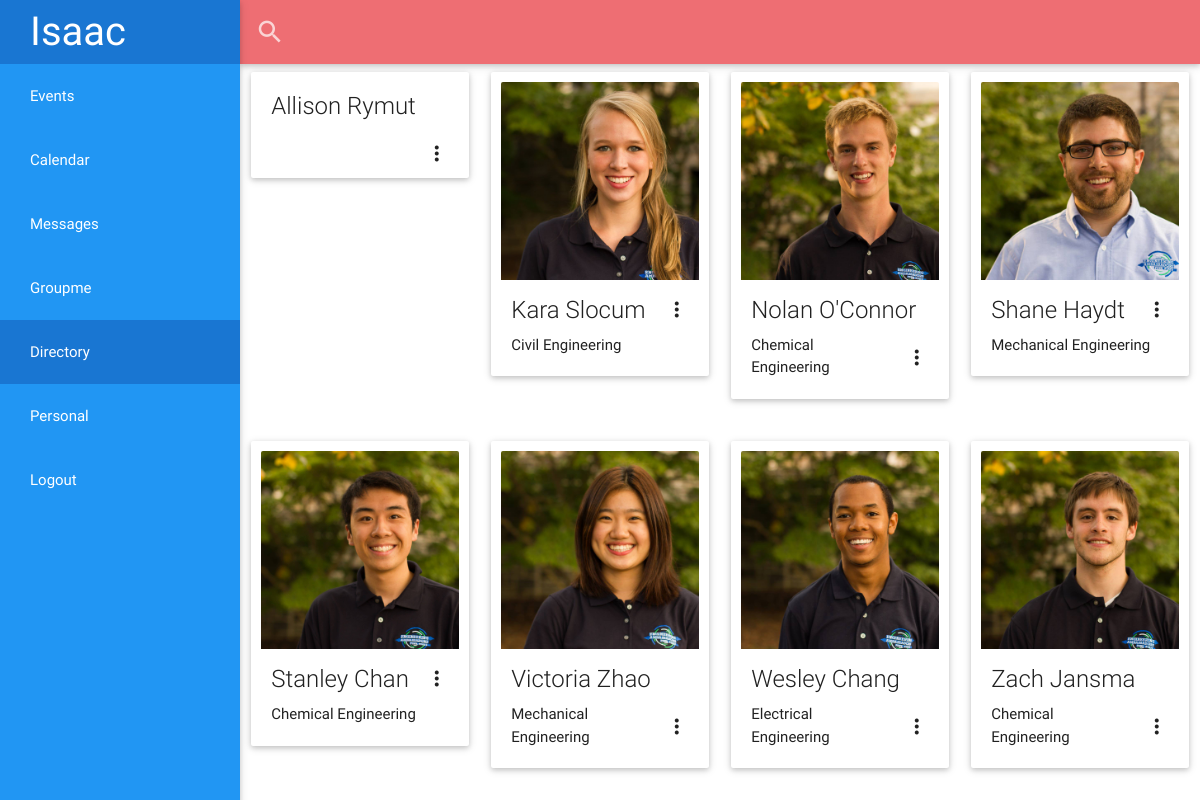
/directory/ (signed in), run on an earlier commit of the app's database.
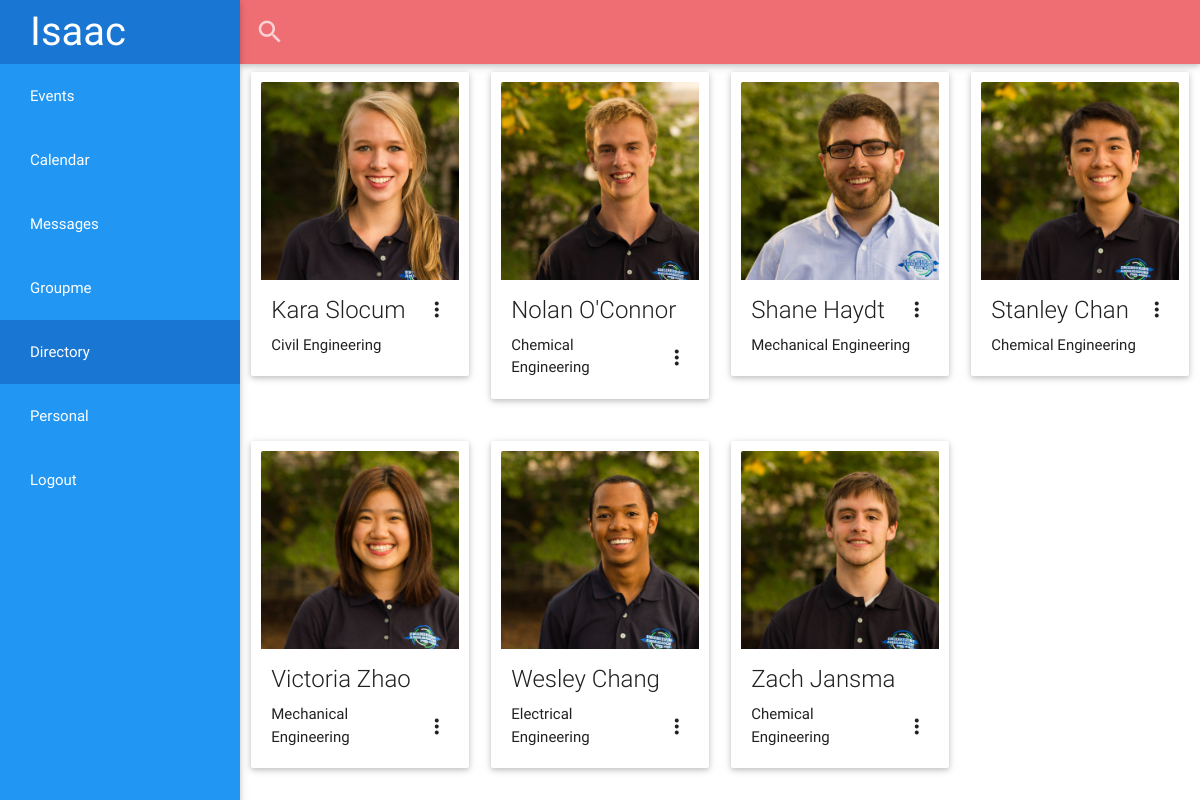
And on a later commit of the database.
### personal/models.py (models this page shows)
class EngineeringAmbassador(models.Model):
     user = models.OneToOneField(User)
     picture = models.ImageField(blank = True, upload_to = 'profile_pics/')
     rank = models.CharField(max_length = 20, blank = True, default ="Ambassador")
     aboutme = models.TextField(max_length = 500, blank = True)
     grad_semester = models.CharField(max_length = 6, blank = True, default="Spring")
     grad_year = models.CharField(max_length = 4, blank = True, default = "2015")
     fall_status = models.BooleanField(default=True)
     spring_status = models.BooleanField(default=True)
     student_id = models.PositiveIntegerField(blank = True, null=True)
     company_designation = models.CharField(max_length = 20, blank=True)
     companies_worked = models.TextField(blank = True)
     major = models.CharField(blank=True, max_length = 40)
     major_2 = models.CharField(max_length = 40, blank = True)
     minor = models.CharField(max_length = 40, blank = True)
     minor_2 = models.CharField(max_length = 40, blank = True)
     schreyer_honors = models.BooleanField(default = False)
     phone = models.CharField(max_length = 10, blank=True)
     groupme_id = models.CharField(max_length = 20, blank=True, null=True)
     def __unicode__(self):
		return self.user.first_name + ' ' + self.user.last_name

### directory/views.py (the view)
# urls.py: url(r'^directory/', include('directory.urls', namespace = 'directory')),
@login_required(login_url='/login/')
def directory(request):
    app = 'directory'
    if request.GET and 'directory_search' in request.GET:
        stylesheet = 'personal/profile.css'
        directory_search = request.GET['directory_search']
        if directory_search is not None and directory_search != '':
            ambassadors = User.objects.all()
            matching = []
            for term in directory_search.split():
                matching_ambassadors = ambassadors.filter( Q(first_name__contains = term) | Q(last_name__contains = term)).order_by('first_name')
                for matching_ambassador in matching_ambassadors:
                    matching.append(matching_ambassador)
            if not matching:
                return redirect('/directory/')
            else:
                match = get_object_or_404(User, username = matching[0])
                ambassador = get_object_or_404(EngineeringAmbassador, user = match)
                events_registered = match.event.all()
                return render(request, 'directory/ambassador_profile.html', {'stylesheet':stylesheet, 'app': app, 'ambassador':ambassador, 'events_registered':events_registered, })
        else:
            return redirect('/directory/')
    else:
        stylesheet = "directory/directory.css"
        script = "directory/directory.js"
        users = User.objects.all().order_by("first_name")
        ambassadors = []
        for user in users:
            ambassador = get_object_or_404(EngineeringAmbassador, user = user)
            ambassadors.append(ambassador)
        return render(request,'directory/directory.html',{'stylesheet':stylesheet, 'app':app,'script':script, 'ambassadors':ambassadors})

### directory/templates/directory/directory.html (shortened to what this page needs)
{% include 'header.html' %}
{% include 'directory/directory_search.html' %}
  <div id="grid">
    <div class="row">
      {% for ambassador in ambassadors %}
      <div class="col s6 l3">
          <div class="card">
          <div class="card-image waves-effect waves-block waves-light">
            {% if ambassador.picture %}
            <img class="activator" src="{{ambassador.picture.url}}">
            {% endif %}
          </div>
          <div class="card-content">
            <span class="card-title activator grey-text text-darken-4">{{ambassador}} <i class="mdi-navigation-more-vert right"></i></span>
            <p>{{ambassador.major}}</p>
          </div>
        </div>
      </div>
      {% if forloop.counter|divisibleby:"4" and not forloop.last %}
        </div><div class="row">
      {% endif %}
      {% endfor %}
   </div>
  </div>
{% include 'footer.html' %}

### templates/header.html (shortened to what this page needs)
<!DOCTYPE html>
<html lang="en">
<head>
{% load staticfiles %}
	<link rel="stylesheet" href="https://ajax.googleapis.com/ajax/libs/jqueryui/1.11.4/themes/smoothness/jquery-ui.css">
	<link rel="stylesheet" type="text/css" href="{% static 'materialize/css/materialize.css' %}"/>
	<link rel="stylesheet" type="text/css" href="{% static 'overall.css' %}"/>
	{% if stylesheet %}
	<link rel="stylesheet" type="text/css" href= "{% static stylesheet %}"/>
	{% endif %}
</head>
<body>
{% if request.user.is_authenticated %}
      <ul class="side-nav fixed blue">
      	<li class="logo"><a id="logo" href="/" class="brand-logo">Isaac</a></li>
		    <li {% if app == 'events' %} class="active" {% endif %}><a href = '{% url "events:list_events" %}'>Events</a></li>
		    <ul class="collapsible" data-collapsible="accordion">
		    	<li>
					<div class="collapsible-header {% if app == 'calendar' %} active {% endif %}"><a>Calendar</a></div>
				</li>
			</ul>
				<li {% if app == 'messages' %} class="active" {% endif %}><a href = '/bc'>Messages</a></li>
				<li {% if app == 'groupme' %} class="active" {% endif %}><a href = '/groupme'>Groupme</a></li>
				<li {% if app == 'directory' %} class="active" {% endif %}><a href = '{% url "directory:directory" %}'>Directory</a></li>
				<li {% if app == 'personal' %} class="active" {% endif %}><a href = '{% url "personal:profile" %}'>Personal</a></li>
				<li><a href = '{% url "logout" %}'>Logout</a></li>
    </ul>
 {% endif %}

### directory/templates/directory/directory_search.html
<nav>
    <div class="nav-wrapper">
      <form>
        <div class="input-field">
          <input pattern=".{2,}" required title="enter at least 2 characters" id="directory_search" type="search" name="directory_search">
          <label for="directory_search"><i class="mdi-action-search"></i></label>
          <i class="mdi-navigation-close"></i>
        </div>
      </form>
    </div>
</nav>

### templates/footer.html
</body>
</html>

### static/overall.css (style rules this page uses)
a { color: #1cace3 ; }
#logo { font-size: 40px; }
.side-nav.fixed a { color: white; }
.side-nav.fixed .active { background-color:#1976d2; }
.side-nav a { color: white; }
body { padding-left: 240px; }
.collapsible-header { padding:0; }

### static/directory/directory.css (style rules this page uses)
.card-image { overflow: hidden; margin: 10px; position: relative; margin-bottom: 0; max-height: 300px; }
.card > .card-content { margin-top:0; padding-top:0; }

What changed in the data, as far as the page shows it:
removed EngineeringAmbassador: user.last_name "Allison Rymut"
